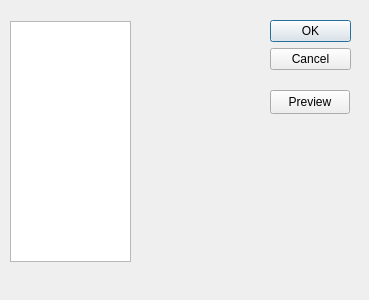
<?xml version="1.0" encoding="UTF-8"?>
<ui version="4.0">
 <class>RDialog_EdgeDetection</class>
 <widget class="QDialog" name="RDialog_EdgeDetection">
  <property name="geometry">
   <rect>
    <x>0</x>
    <y>0</y>
    <width>369</width>
    <height>300</height>
   </rect>
  </property>
  <property name="windowTitle">
   <string>Dialog</string>
  </property>
  <widget class="QDialogButtonBox" name="buttonBox">
   <property name="geometry">
    <rect>
     <x>270</x>
     <y>20</y>
     <width>81</width>
     <height>61</height>
    </rect>
   </property>
   <property name="orientation">
    <enum>Qt::Vertical</enum>
   </property>
   <property name="standardButtons">
    <set>QDialogButtonBox::Cancel|QDialogButtonBox::Ok</set>
   </property>
  </widget>
  <widget class="QListWidget" name="listWidget">
   <property name="geometry">
    <rect>
     <x>10</x>
     <y>21</y>
     <width>121</width>
     <height>241</height>
    </rect>
   </property>
  </widget>
  <widget class="QPushButton" name="pushButton">
   <property name="geometry">
    <rect>
     <x>270</x>
     <y>90</y>
     <width>80</width>
     <height>24</height>
    </rect>
   </property>
   <property name="text">
    <string>Preview</string>
   </property>
  </widget>
 </widget>
 <resources/>
 <connections>
  <connection>
   <sender>buttonBox</sender>
   <signal>accepted()</signal>
   <receiver>RDialog_EdgeDetection</receiver>
   <slot>accept()</slot>
   <hints>
    <hint type="sourcelabel">
     <x>248</x>
     <y>254</y>
    </hint>
    <hint type="destinationlabel">
     <x>157</x>
     <y>274</y>
    </hint>
   </hints>
  </connection>
  <connection>
   <sender>buttonBox</sender>
   <signal>rejected()</signal>
   <receiver>RDialog_EdgeDetection</receiver>
   <slot>reject()</slot>
   <hints>
    <hint type="sourcelabel">
     <x>316</x>
     <y>260</y>
    </hint>
    <hint type="destinationlabel">
     <x>286</x>
     <y>274</y>
    </hint>
   </hints>
  </connection>
 </connections>
</ui>
